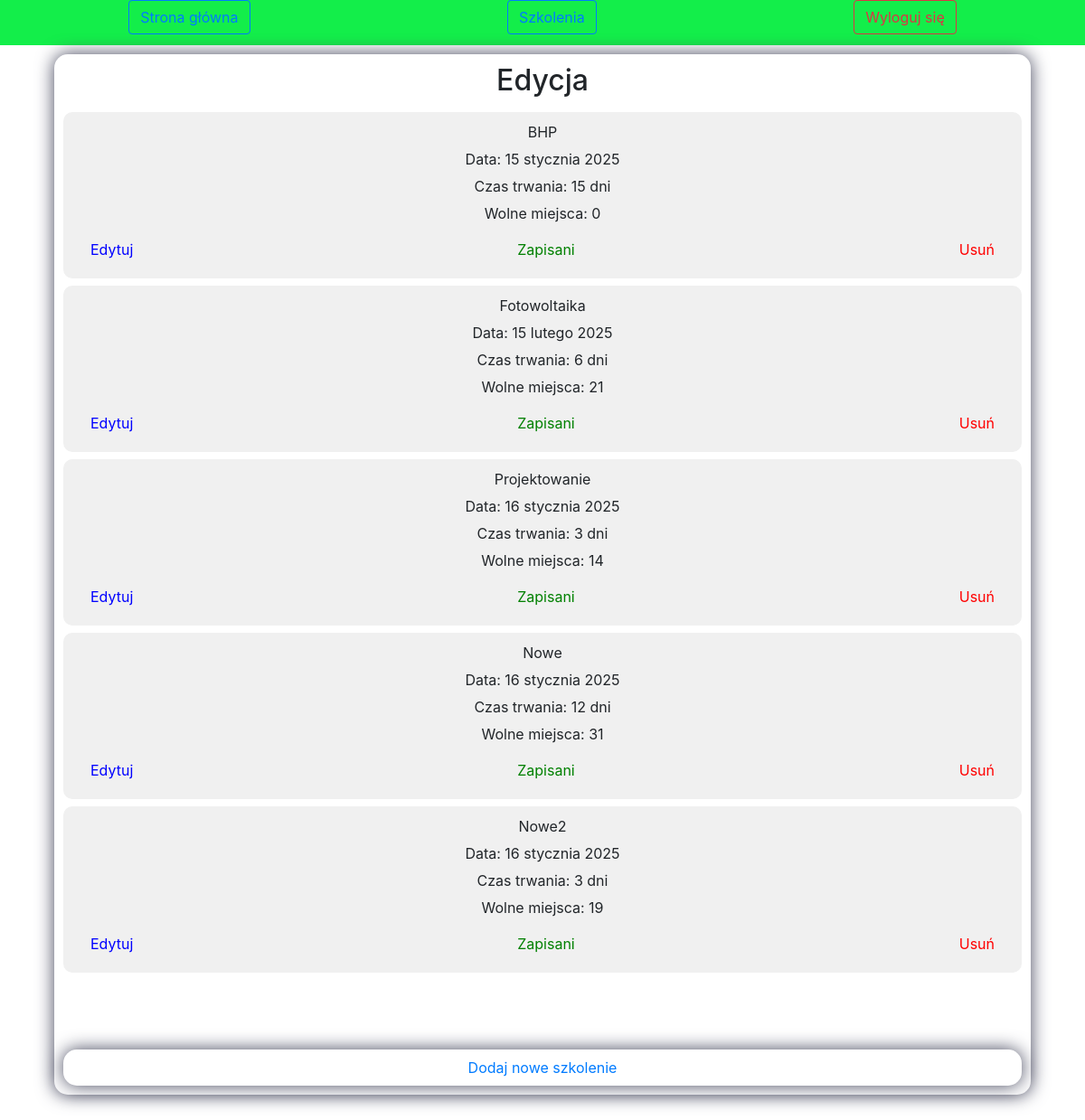
The app's page /custom-admin/ (signed in) with its own data.
### ideas/models.py (models this page shows, shortened)
class Szkolenia(models.Model):
    title = models.CharField(max_length=300, verbose_name="Tytuł szkolenia")  # Tytuł ogłoszenia
    date = models.DateField(verbose_name="Data szkolenia")  # Data
    duration = models.PositiveIntegerField(verbose_name="Czas trwania (dni)")  # Czas trwania (np. w dniach)
    available_spots = models.PositiveIntegerField(verbose_name="Wolne miejsca")  # Ilość wolnych miejsc (tylko liczby dodatnie)

### ideas/views.py (the view)
# urls.py: path('custom-admin/', views.custom_admin_panel, name='custom_admin_panel'),
@staff_member_required
def custom_admin_panel(request):
    szkolenia = Szkolenia.objects.all()
    return render(request, 'ideas/custom_admin.html', {'szkolenia': szkolenia})

### templates/ideas/custom_admin.html (shortened to what this page needs)
{% load static %}
<!doctype html>
<html lang="pl">
  <head>
    <link rel="stylesheet" href="https://stackpath.bootstrapcdn.com/bootstrap/4.5.2/css/bootstrap.min.css">
    <link rel="stylesheet" href="{% static 'ideas/css/style.css' %}">
  </head>
  <body>
{% block content %}
<div class="container-szkolenia">
    <header class="sticky-header">
        <nav class="main-menu">
            <ul class="main-menu-inner">
                <li class="btn btn-outline-primary"><a href="{% url 'public_page' %}">Strona główna</a></li>
                <li class="btn btn-outline-primary"><a href="{% url 'lista_szkolen' %}">Szkolenia</a></li>
                {% if user.is_authenticated %}
                <a class="btn btn-outline-danger" href="JavaScript:{document.getElementById('logout').submit()}">Wyloguj się</a>
                {% else %}
                <a class="btn btn-outline-primary" href="{% url 'signup_page' %}">Zarejestruj się</a>
                <a class="btn btn-outline-primary" href="{% url 'login_page' %}">Zaloguj się</a>
                {% endif %}
            </ul>
        </nav>
    </header>
   <div class="harmonogramy">
    <div class="tytul"><h2>Edycja</h2></div>
    <div id="switch-container">
      {% for szkolenie in szkolenia %}
            <div class="szkolenie">
                <label class="tekst marginesDolny">{{ szkolenie.title }}</label>
                <label class="tekst marginesDolny">Data: {{ szkolenie.date }}</label>
                <label class="tekst marginesDolny">Czas trwania: {{ szkolenie.duration }} dni</label>
                <label class="tekst marginesDolny">Wolne miejsca: {{ szkolenie.available_spots }}</label>
                <div class="edycja">
                  <div><a class="lewa" href="{% url 'edytuj_szkolenie' szkolenie.id %}">Edytuj</a></div>
                  <div><a class="srodek" href="{% url 'lista_zapisow' szkolenie.id %}">Zapisani</a></div>
                  <div><a class="prawa" href="{% url 'usun_szkolenie' szkolenie.id %}">Usuń</a></div>
              </div>
            </div>
      {% endfor %}
    </div>
    <div class="dodaj_szkolenie"><a  href="{% url 'dodaj_szkolenie' %}">Dodaj nowe szkolenie</a></div>
   </div>
</div>
{% endblock %}
    </body>
</html>

### ideas/static/ideas/css/style.css (style rules this page uses)
html, body { height: 100%; margin: 0; }
.container-szkolenia { position: relative; width: 100%; height: 100vh; margin: 0 auto; border: 0px solid #000; display: flex; flex-direction: column; align-items: center; box-shadow: 18px 0px 20px -12px rgb(66, 68, 90); }
.sticky-header { position: relative; width: 100%; display: flex; flex-direction: row; height: 50px; top: 0; background-color: #13ee4a; }
.tytul { position: relative; display: flex; width: 100%; justify-content: space-around; }
.szkolenie { position: relative; background-color: #f0f0f0; padding: 10px; margin: 8px 0; border-radius: 10px; }
.edycja { display: flex; justify-content: space-between; align-items: center; padding: 10px; }
.edycja div { margin: 0 10px; }
.lewa { color: blue; }
.srodek { color: green; }
.prawa { color: red; }
.tekst { display: flex; justify-content: center; width: 100%; height: 15px; }
.marginesDolny { margin-bottom: 15px; }
.main-menu { width: 100%; }
.main-menu-inner { display: flex; list-style-type: none; padding: 0; justify-content: space-around; margin: 0; }
.dodaj_szkolenie { height: 40px; background-color: white; width: 100%; border-radius: 15px; display: flex; align-items: center; justify-content: center; box-shadow: 0px 0px 20px 0px rgb(66, 68, 90); }
#switch-container { flex: 1; overflow-y: auto; margin-bottom: 10px; }
@media (orientation: portrait) { .harmonogramy { position: absolute; top: 60px; width: 90%; height: 88vh; background-color: white; border-radius: 15px; z-index: 2; border: 0px solid #000; box-shadow: 0px 0px 20px 0px rgb(66, 68, 90); display: flex; flex-direction: column; padding: 10px; } }

### records on screen
Szkolenia: title "BHP", date "15 stycznia 2025", duration "15", available_spots "0"
Szkolenia: title "Fotowoltaika", date "15 lutego 2025", duration "6", available_spots "21"
Szkolenia: title "Projektowanie", date "16 stycznia 2025", duration "3", available_spots "14"
Szkolenia: title "Nowe", date "16 stycznia 2025", duration "12", available_spots "31"
Szkolenia: title "Nowe2", date "16 stycznia 2025", duration "3", available_spots "19"
